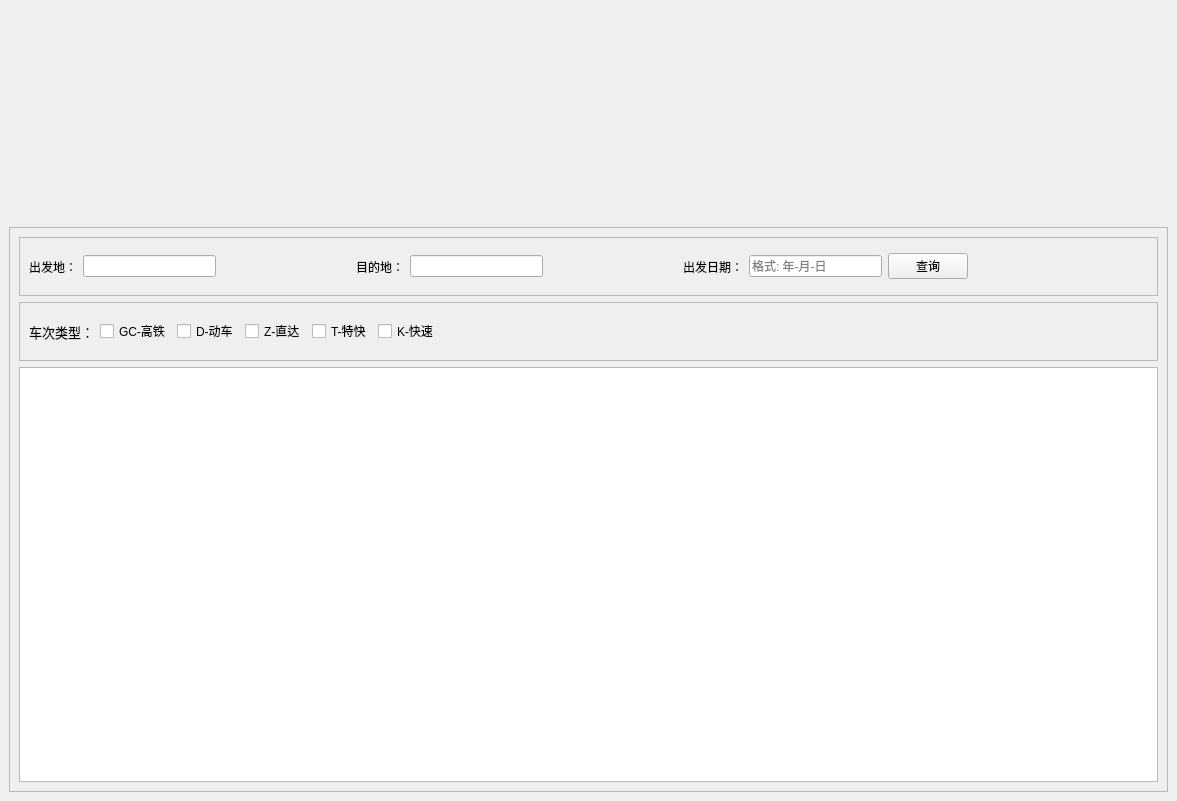
<?xml version="1.0" encoding="UTF-8"?>
<ui version="4.0">
 <class>MainWindow</class>
 <widget class="QMainWindow" name="MainWindow">
  <property name="geometry">
   <rect>
    <x>0</x>
    <y>0</y>
    <width>1177</width>
    <height>801</height>
   </rect>
  </property>
  <property name="windowTitle">
   <string>MainWindow</string>
  </property>
  <widget class="QWidget" name="centralwidget">
   <layout class="QVBoxLayout" name="verticalLayout_2">
    <item>
     <widget class="QLabel" name="img">
      <property name="sizePolicy">
       <sizepolicy hsizetype="Preferred" vsizetype="Expanding">
        <horstretch>0</horstretch>
        <verstretch>3</verstretch>
       </sizepolicy>
      </property>
      <property name="styleSheet">
       <string notr="true">border-image: url(:/img/img/6.jpg);</string>
      </property>
      <property name="text">
       <string/>
      </property>
     </widget>
    </item>
    <item>
     <widget class="QFrame" name="frame">
      <property name="sizePolicy">
       <sizepolicy hsizetype="Preferred" vsizetype="Expanding">
        <horstretch>0</horstretch>
        <verstretch>8</verstretch>
       </sizepolicy>
      </property>
      <property name="frameShape">
       <enum>QFrame::StyledPanel</enum>
      </property>
      <property name="frameShadow">
       <enum>QFrame::Raised</enum>
      </property>
      <layout class="QVBoxLayout" name="verticalLayout">
       <item>
        <widget class="QFrame" name="frame_2">
         <property name="sizePolicy">
          <sizepolicy hsizetype="Preferred" vsizetype="Expanding">
           <horstretch>2</horstretch>
           <verstretch>1</verstretch>
          </sizepolicy>
         </property>
         <property name="frameShape">
          <enum>QFrame::StyledPanel</enum>
         </property>
         <property name="frameShadow">
          <enum>QFrame::Raised</enum>
         </property>
         <layout class="QHBoxLayout" name="horizontalLayout_2">
          <item>
           <widget class="QLabel" name="label">
            <property name="text">
             <string>出发地：</string>
            </property>
           </widget>
          </item>
          <item>
           <widget class="QLineEdit" name="from_station"/>
          </item>
          <item>
           <spacer name="horizontalSpacer">
            <property name="orientation">
             <enum>Qt::Horizontal</enum>
            </property>
            <property name="sizeHint" stdset="0">
             <size>
              <width>40</width>
              <height>20</height>
             </size>
            </property>
           </spacer>
          </item>
          <item>
           <widget class="QLabel" name="label_2">
            <property name="text">
             <string>目的地：</string>
            </property>
           </widget>
          </item>
          <item>
           <widget class="QLineEdit" name="to"/>
          </item>
          <item>
           <spacer name="horizontalSpacer_2">
            <property name="orientation">
             <enum>Qt::Horizontal</enum>
            </property>
            <property name="sizeHint" stdset="0">
             <size>
              <width>40</width>
              <height>20</height>
             </size>
            </property>
           </spacer>
          </item>
          <item>
           <widget class="QLabel" name="label_3">
            <property name="text">
             <string>出发日期：</string>
            </property>
           </widget>
          </item>
          <item>
           <widget class="QLineEdit" name="date">
            <property name="placeholderText">
             <string>格式: 年-月-日</string>
            </property>
           </widget>
          </item>
          <item>
           <widget class="QPushButton" name="pushButton">
            <property name="text">
             <string>查询</string>
            </property>
           </widget>
          </item>
          <item>
           <spacer name="horizontalSpacer_3">
            <property name="orientation">
             <enum>Qt::Horizontal</enum>
            </property>
            <property name="sizeHint" stdset="0">
             <size>
              <width>180</width>
              <height>20</height>
             </size>
            </property>
           </spacer>
          </item>
         </layout>
        </widget>
       </item>
       <item>
        <widget class="QFrame" name="frame_3">
         <property name="sizePolicy">
          <sizepolicy hsizetype="Preferred" vsizetype="Expanding">
           <horstretch>2</horstretch>
           <verstretch>1</verstretch>
          </sizepolicy>
         </property>
         <property name="frameShape">
          <enum>QFrame::StyledPanel</enum>
         </property>
         <property name="frameShadow">
          <enum>QFrame::Raised</enum>
         </property>
         <layout class="QHBoxLayout" name="horizontalLayout_3">
          <item>
           <widget class="QLabel" name="label_4">
            <property name="font">
             <font>
              <family>Arial</family>
              <pointsize>10</pointsize>
             </font>
            </property>
            <property name="text">
             <string>车次类型：</string>
            </property>
           </widget>
          </item>
          <item>
           <widget class="QCheckBox" name="GC">
            <property name="text">
             <string>GC-高铁</string>
            </property>
            <property name="checked">
             <bool>false</bool>
            </property>
           </widget>
          </item>
          <item>
           <widget class="QCheckBox" name="D">
            <property name="text">
             <string>D-动车</string>
            </property>
           </widget>
          </item>
          <item>
           <widget class="QCheckBox" name="Z">
            <property name="text">
             <string>Z-直达</string>
            </property>
           </widget>
          </item>
          <item>
           <widget class="QCheckBox" name="T">
            <property name="text">
             <string>T-特快</string>
            </property>
           </widget>
          </item>
          <item>
           <widget class="QCheckBox" name="K">
            <property name="text">
             <string>K-快速</string>
            </property>
           </widget>
          </item>
          <item>
           <widget class="QLabel" name="tips">
            <property name="font">
             <font>
              <family>黑体</family>
              <pointsize>10</pointsize>
             </font>
            </property>
            <property name="styleSheet">
             <string notr="true">color: rgb(255, 0, 0);</string>
            </property>
            <property name="text">
             <string/>
            </property>
           </widget>
          </item>
          <item>
           <spacer name="horizontalSpacer_4">
            <property name="orientation">
             <enum>Qt::Horizontal</enum>
            </property>
            <property name="sizeHint" stdset="0">
             <size>
              <width>40</width>
              <height>20</height>
             </size>
            </property>
           </spacer>
          </item>
         </layout>
        </widget>
       </item>
       <item>
        <widget class="QTableWidget" name="tableWidget">
         <property name="sizePolicy">
          <sizepolicy hsizetype="Expanding" vsizetype="Expanding">
           <horstretch>0</horstretch>
           <verstretch>7</verstretch>
          </sizepolicy>
         </property>
         <attribute name="horizontalHeaderHighlightSections">
          <bool>false</bool>
         </attribute>
        </widget>
       </item>
      </layout>
     </widget>
    </item>
   </layout>
  </widget>
 </widget>
 <resources>
  <include location="imgs.qrc"/>
 </resources>
 <connections/>
</ui>
